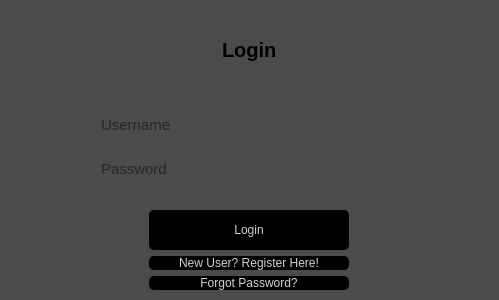
<?xml version="1.0" encoding="UTF-8"?>
<ui version="4.0">
 <class>Form</class>
 <widget class="QWidget" name="Form">
  <property name="geometry">
   <rect>
    <x>0</x>
    <y>0</y>
    <width>499</width>
    <height>300</height>
   </rect>
  </property>
  <property name="windowTitle">
   <string>Form</string>
  </property>
  <property name="styleSheet">
   <string notr="true">border: none;</string>
  </property>
  <layout class="QVBoxLayout" name="verticalLayout">
   <property name="spacing">
    <number>0</number>
   </property>
   <property name="leftMargin">
    <number>0</number>
   </property>
   <property name="topMargin">
    <number>0</number>
   </property>
   <property name="rightMargin">
    <number>0</number>
   </property>
   <property name="bottomMargin">
    <number>0</number>
   </property>
   <item>
    <widget class="QWidget" name="widget" native="true">
     <property name="minimumSize">
      <size>
       <width>400</width>
       <height>0</height>
      </size>
     </property>
     <property name="styleSheet">
      <string notr="true">background-color: rgb(75, 75, 75);</string>
     </property>
     <layout class="QHBoxLayout" name="horizontalLayout">
      <property name="spacing">
       <number>0</number>
      </property>
      <property name="leftMargin">
       <number>0</number>
      </property>
      <property name="topMargin">
       <number>0</number>
      </property>
      <property name="rightMargin">
       <number>0</number>
      </property>
      <property name="bottomMargin">
       <number>0</number>
      </property>
      <item>
       <widget class="QFrame" name="frame_3">
        <property name="sizePolicy">
         <sizepolicy hsizetype="Preferred" vsizetype="Preferred">
          <horstretch>0</horstretch>
          <verstretch>0</verstretch>
         </sizepolicy>
        </property>
        <property name="styleSheet">
         <string notr="true">background-color: rgb(75, 75, 75);</string>
        </property>
        <layout class="QVBoxLayout" name="verticalLayout_2">
         <property name="spacing">
          <number>0</number>
         </property>
         <property name="leftMargin">
          <number>0</number>
         </property>
         <property name="topMargin">
          <number>0</number>
         </property>
         <property name="rightMargin">
          <number>0</number>
         </property>
         <property name="bottomMargin">
          <number>0</number>
         </property>
         <item>
          <widget class="QFrame" name="frame_4">
           <property name="minimumSize">
            <size>
             <width>300</width>
             <height>0</height>
            </size>
           </property>
           <property name="frameShape">
            <enum>QFrame::StyledPanel</enum>
           </property>
           <property name="frameShadow">
            <enum>QFrame::Raised</enum>
           </property>
           <layout class="QHBoxLayout" name="horizontalLayout_2">
            <item alignment="Qt::AlignHCenter|Qt::AlignVCenter">
             <widget class="QLabel" name="label_4">
              <property name="font">
               <font>
                <pointsize>15</pointsize>
                <weight>75</weight>
                <bold>true</bold>
               </font>
              </property>
              <property name="text">
               <string>Login</string>
              </property>
             </widget>
            </item>
           </layout>
          </widget>
         </item>
         <item>
          <widget class="QFrame" name="frame_5">
           <property name="frameShape">
            <enum>QFrame::StyledPanel</enum>
           </property>
           <property name="frameShadow">
            <enum>QFrame::Raised</enum>
           </property>
           <layout class="QVBoxLayout" name="verticalLayout_3">
            <item alignment="Qt::AlignHCenter">
             <widget class="QLineEdit" name="lineEdit">
              <property name="sizePolicy">
               <sizepolicy hsizetype="Preferred" vsizetype="Preferred">
                <horstretch>0</horstretch>
                <verstretch>0</verstretch>
               </sizepolicy>
              </property>
              <property name="minimumSize">
               <size>
                <width>300</width>
                <height>0</height>
               </size>
              </property>
              <property name="font">
               <font>
                <pointsize>11</pointsize>
               </font>
              </property>
              <property name="styleSheet">
               <string notr="true">background-color:rgba(0, 0, 0, 0);
border:none;
border-bottom: 2px solid rgbargb(255, 255, 255, 210);
color:rgba(0, 0, 0, 240);
padding-bottom: 7px;</string>
              </property>
              <property name="placeholderText">
               <string>Username</string>
              </property>
             </widget>
            </item>
            <item alignment="Qt::AlignHCenter">
             <widget class="QLineEdit" name="lineEdit_2">
              <property name="sizePolicy">
               <sizepolicy hsizetype="Preferred" vsizetype="Preferred">
                <horstretch>0</horstretch>
                <verstretch>0</verstretch>
               </sizepolicy>
              </property>
              <property name="minimumSize">
               <size>
                <width>300</width>
                <height>0</height>
               </size>
              </property>
              <property name="font">
               <font>
                <pointsize>11</pointsize>
               </font>
              </property>
              <property name="styleSheet">
               <string notr="true">background-color:rgba(0, 0, 0, 0);
border:none;
border-bottom: 2px solid rgbargb(255, 255, 255, 210);
color:rgba(0, 0, 0, 240);
padding-bottom: 7px;</string>
              </property>
              <property name="echoMode">
               <enum>QLineEdit::Password</enum>
              </property>
              <property name="placeholderText">
               <string>Password</string>
              </property>
             </widget>
            </item>
           </layout>
          </widget>
         </item>
         <item alignment="Qt::AlignHCenter|Qt::AlignVCenter">
          <widget class="QFrame" name="frame_6">
           <property name="minimumSize">
            <size>
             <width>0</width>
             <height>0</height>
            </size>
           </property>
           <property name="frameShape">
            <enum>QFrame::StyledPanel</enum>
           </property>
           <property name="frameShadow">
            <enum>QFrame::Raised</enum>
           </property>
           <layout class="QVBoxLayout" name="verticalLayout_4">
            <property name="spacing">
             <number>6</number>
            </property>
            <property name="leftMargin">
             <number>9</number>
            </property>
            <property name="topMargin">
             <number>9</number>
            </property>
            <property name="rightMargin">
             <number>9</number>
            </property>
            <property name="bottomMargin">
             <number>9</number>
            </property>
            <item>
             <widget class="QPushButton" name="login_pushButton">
              <property name="sizePolicy">
               <sizepolicy hsizetype="Maximum" vsizetype="Fixed">
                <horstretch>0</horstretch>
                <verstretch>0</verstretch>
               </sizepolicy>
              </property>
              <property name="minimumSize">
               <size>
                <width>200</width>
                <height>40</height>
               </size>
              </property>
              <property name="font">
               <font>
                <pointsize>9</pointsize>
               </font>
              </property>
              <property name="styleSheet">
               <string notr="true">QPushButton#login_pushButton{
	
	background-color: rgb(0, 0, 0);
	color:rgba(255, 255, 255, 210);
	border-radius: 5px;
}

QPushButton#login_pushButton:hover{
	background-color: qlineargradient(spread:pad, x1:0, y1:0, x2:1, y2:0, stop:0 rgba(0, 0, 0, 255), stop:1 rgba(139, 139, 139));
}

QPushButton#login_pushButton:pressed{
	padding-left:5px;
	padding-top:5px;
	background-color: rgba(139, 139, 139);
}
</string>
              </property>
              <property name="text">
               <string>Login</string>
              </property>
             </widget>
            </item>
            <item>
             <widget class="QPushButton" name="register_pushButton_2">
              <property name="sizePolicy">
               <sizepolicy hsizetype="Minimum" vsizetype="Fixed">
                <horstretch>0</horstretch>
                <verstretch>0</verstretch>
               </sizepolicy>
              </property>
              <property name="minimumSize">
               <size>
                <width>0</width>
                <height>0</height>
               </size>
              </property>
              <property name="maximumSize">
               <size>
                <width>16777215</width>
                <height>16777215</height>
               </size>
              </property>
              <property name="font">
               <font>
                <pointsize>9</pointsize>
               </font>
              </property>
              <property name="styleSheet">
               <string notr="true">QPushButton#register_pushButton_2{
	
	background-color: rgb(0, 0, 0);
	color:rgba(255, 255, 255, 210);
	border-radius: 5px;
}

QPushButton#register_pushButton_2:hover{
	background-color: qlineargradient(spread:pad, x1:0, y1:0, x2:1, y2:0, stop:0 rgba(0, 0, 0, 255), stop:1 rgba(139, 139, 139));
}

QPushButton#register_pushButton_2:pressed{
	padding-left:5px;
	padding-top:5px;
	background-color: rgba(139, 139, 139);
}
</string>
              </property>
              <property name="text">
               <string>New User? Register Here!</string>
              </property>
              <property name="iconSize">
               <size>
                <width>20</width>
                <height>16</height>
               </size>
              </property>
             </widget>
            </item>
            <item>
             <widget class="QPushButton" name="forgotpass_pushButton_3">
              <property name="font">
               <font>
                <pointsize>9</pointsize>
               </font>
              </property>
              <property name="styleSheet">
               <string notr="true">QPushButton#forgotpass_pushButton_3{
	
	background-color: rgb(0, 0, 0);
	color:rgba(255, 255, 255, 210);
	border-radius: 5px;
}

QPushButton#forgotpass_pushButton_3:hover{
	background-color: qlineargradient(spread:pad, x1:0, y1:0, x2:1, y2:0, stop:0 rgba(0, 0, 0, 255), stop:1 rgba(139, 139, 139));
}

QPushButton#forgotpass_pushButton_3:pressed{
	padding-left:5px;
	padding-top:5px;
	background-color: rgba(139, 139, 139);
}
</string>
              </property>
              <property name="text">
               <string>Forgot Password?</string>
              </property>
              <property name="iconSize">
               <size>
                <width>20</width>
                <height>16</height>
               </size>
              </property>
             </widget>
            </item>
           </layout>
          </widget>
         </item>
        </layout>
       </widget>
      </item>
     </layout>
    </widget>
   </item>
  </layout>
 </widget>
 <resources>
  <include location="res.qrc"/>
  <include location="icons.qrc"/>
 </resources>
 <connections/>
</ui>
